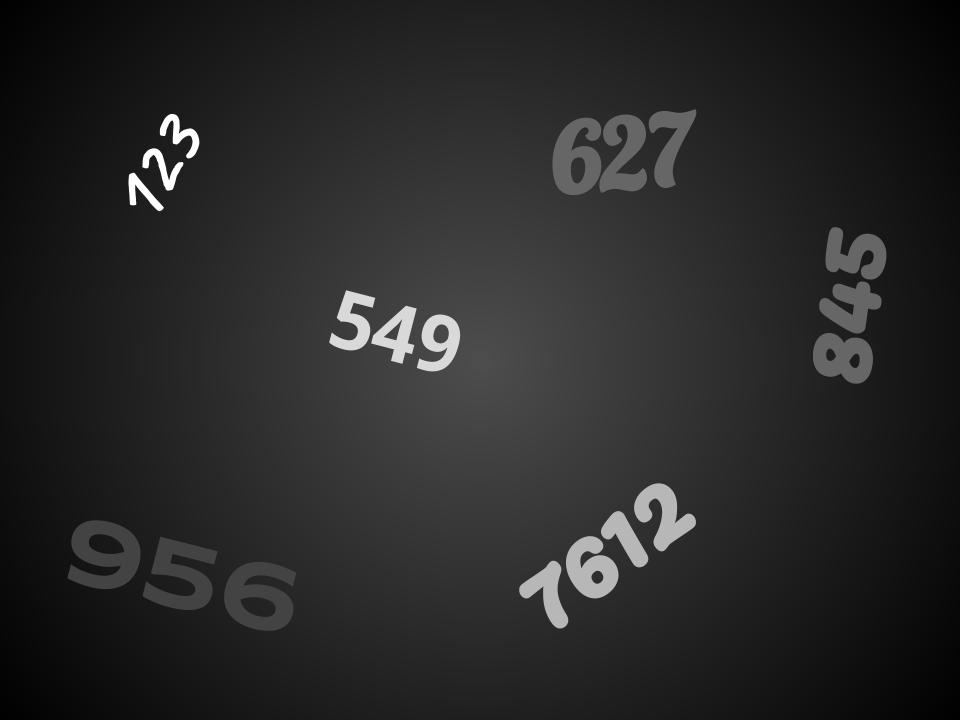
#> input picture Assignment_1/numbers.jpg, 960 x 720 px; the run also reads 1 picture not shown here
$ jupyter execute --allow-errors Assignment_1.ipynb   (shell and % lines are left out)   (older library calls are emulated)
#> lines starting #> are read from the running program, lines starting #| are printed output that depends on the picture; after the words box and inside, x2 and y2 are one past the last pixel; in counts of white or black regions, pixels touching at a corner belong together; long printed decimals are rounded
## Import

[cell 1]
import numpy as np
import cv2
import matplotlib.pyplot as plt

# 1 - Thresholding

[cell 2]
# load image
image_path = "./numbers.jpg"
img = cv2.imread(image_path)
#> img is the input picture: shape (720, 960, 3); min 0, max 255, mean 40

# convert to grayscale
img_gray = cv2.cvtColor(img, cv2.COLOR_BGR2GRAY)
ret, img_thresh1 = cv2.threshold(img_gray, 55, 255, cv2.THRESH_BINARY)
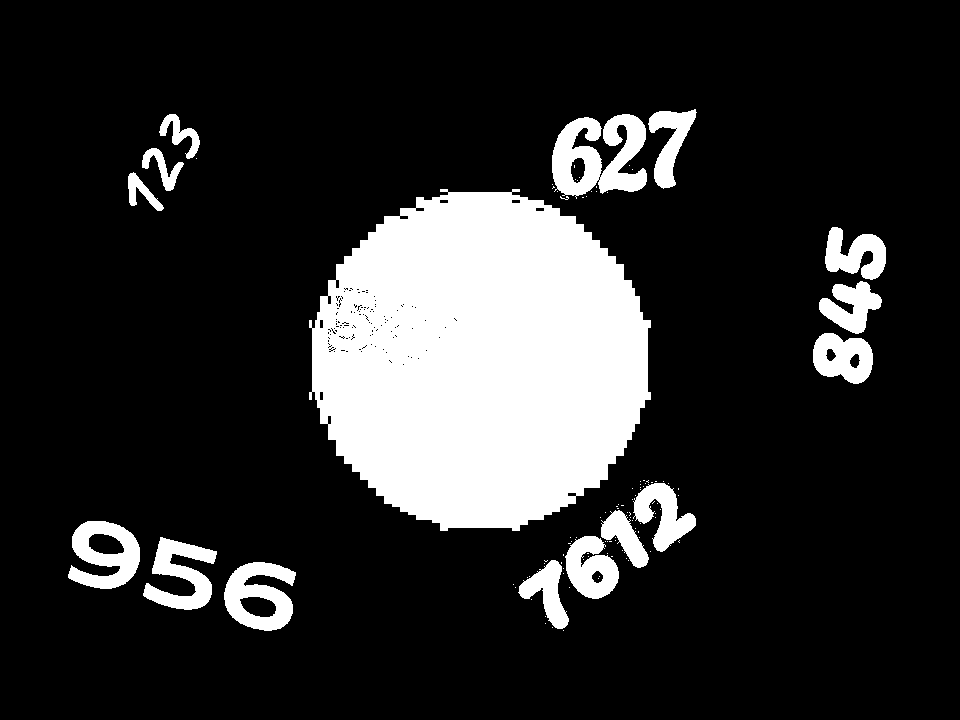
#> img_thresh1: shape (720, 960); 17.4% white; 106 white regions (90 under 20 px), largest, box (x1, y1, x2, y2) and area: (309, 189, 651, 531) 89499, (552, 114, 647, 199) 4962, (224, 562, 296, 631) 2953
ret, img_thresh2 = cv2.threshold(img_gray, 90, 255, cv2.THRESH_BINARY)
#> img_thresh2: shape (720, 960); 3.5% white; 16 white regions, largest, box (x1, y1, x2, y2) and area: (553, 118, 601, 195) 2326, (566, 536, 619, 599) 2133, (600, 115, 647, 192) 2030
ret, img_thresh3 = cv2.threshold(img_gray, 150, 255, cv2.THRESH_BINARY)
#> img_thresh3: shape (720, 960); 1.7% white; 10 white regions, largest, box (x1, y1, x2, y2) and area: (566, 536, 618, 598) 1998, (634, 484, 696, 551) 1880, (520, 561, 568, 628) 1397
ret, img_thresh4 = cv2.threshold(img_gray, 200, 255, cv2.THRESH_BINARY)
#> img_thresh4: shape (720, 960); 0.73% white; 25 white regions (19 under 20 px), largest, box (x1, y1, x2, y2) and area: (417, 315, 460, 371) 1217, (330, 291, 375, 350) 1151, (372, 306, 416, 363) 1121, (160, 114, 199, 158) 561, (143, 149, 183, 190) 524, (129, 173, 163, 211) 441

# display images
plt.figure(figsize=(20, 20))
plt.subplot(531), plt.imshow(img_gray, cmap="gray")
plt.title("Original"), plt.xticks([]), plt.yticks([])

plt.subplot(532),plt.imshow(img_thresh1, cmap="gray")
plt.title("Threshold = 55"), plt.xticks([]), plt.yticks([])

plt.subplot(533),plt.imshow(img_thresh2, cmap="gray")
plt.title("Threshold = 90"), plt.xticks([]), plt.yticks([])

plt.subplot(534),plt.imshow(img_thresh3, cmap="gray")
plt.title("Threshold = 150"), plt.xticks([]), plt.yticks([])

plt.subplot(535),plt.imshow(img_thresh4, cmap="gray")
plt.title("Threshold = 200"), plt.xticks([]), plt.yticks([])
plt.show()

With a threshold of 50, #549 is not visible in this image because its intensity is above the threshold and the intensity of pixels around it is also above the threshold so it is not segmentated.

With a threshold of 90, #956 is not visible in this image because its intensity is below the threshold and the intensity of pixels around it is also below the threshold so it is not segmentated.

With a threshold of 155, #956, #627 and #845 are not visible in this image because their pixel intensity are below the threshold and the intensity of pixels around it is also below the threshold so it is not segmentated.

With a threshold of 200, #129 and #549 only are segmented. There are still some black spots but the numbers are clear.

# 2 - Filtering

## 2.1 Denoising

### 2.1.1 White Gaussian Noise

[cell 3]
image_path_noisy = "./Circles_gauss.png"
image_path_clean = "./Circles.png"

img_clean = cv2.imread(image_path_clean,cv2.IMREAD_GRAYSCALE)
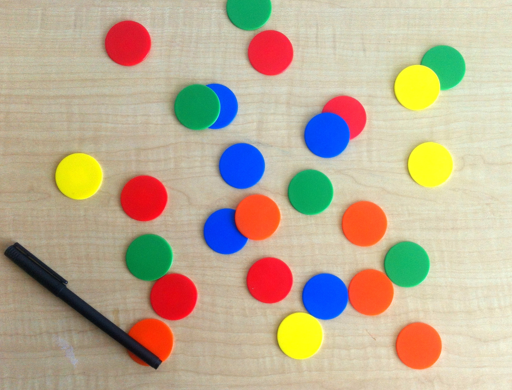
#> input picture Assignment_1/Circles.png, 512 x 390 px
#> img_clean: shape (390, 512); min 9, max 247, mean 174
img_noisy = cv2.imread(image_path_noisy,cv2.IMREAD_GRAYSCALE)
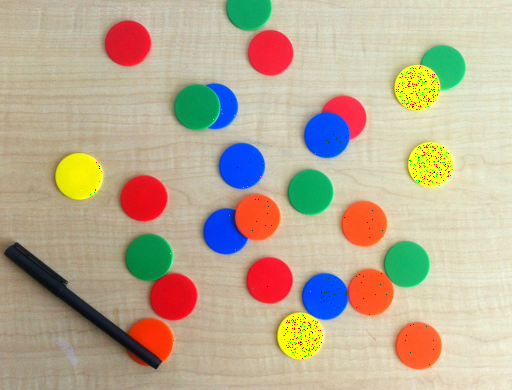
#> input picture Assignment_1/Circles_gauss.png, 512 x 390 px
#> img_noisy: shape (390, 512); min 1, max 255, mean 173.1
plt.imshow(img_clean, cmap="gray")
plt.title("Original"), plt.xticks([]), plt.yticks([])
plt.show()

def WhiteGauss(filterSize):

    # filter image using Gaussian
#> called with filterSize = 5
    gaus = cv2.GaussianBlur(img_noisy, (filterSize,filterSize), 0)

    # filter image using blur
    blur = cv2.blur(img_noisy, (filterSize,filterSize))


    # plot
    plt.figure(figsize=(20, 20))
    plt.subplot(121),plt.imshow(gaus, cmap="gray")
    plt.title("%i x %i Gaussian filter"%(filterSize,filterSize) ), plt.xticks([]), plt.yticks([])

    plt.subplot(122), plt.imshow(blur, cmap="gray")
    plt.title("%i x %i Box filter"%(filterSize,filterSize) ), plt.xticks([]), plt.yticks([])


    plt.show()

    print("\nPSNR with ", filterSize, "x", filterSize)
    print('Gaussian vs Clean: ', cv2.PSNR(img_clean, gaus))
#| Gaussian vs Clean:  34.459
    print('Blur vs Clean:     ', cv2.PSNR(img_clean, blur))
#| Blur vs Clean:      32.647

    return;

WhiteGauss(5)
WhiteGauss(9)
#| Gaussian vs Clean:  32.511
#| Blur vs Clean:      29.701
WhiteGauss(13)
#| Gaussian vs Clean:  30.991
#| Blur vs Clean:      27.763

2.1.3 The gaussian filter does a better job in retaining the edges. The gaussian filter gives a superior result than the box filter since the PSNR is higher.

2.1.4 The PSNR decreases when the filter size increases so the image quality decreases when the filter size increases.

### 2.1.5 Salt and Pepper Noise

[cell 4]
image_path_clean = "./Circles.png"
img_clean = cv2.imread(image_path_clean, cv2.IMREAD_GRAYSCALE)
image_path_noisy = "./Circles_sp.png"
img_noisy = cv2.imread(image_path_noisy, cv2.IMREAD_GRAYSCALE)
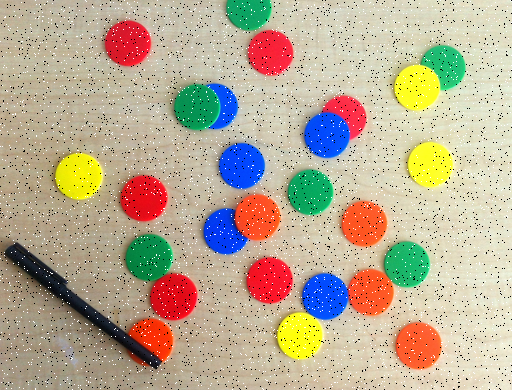
#> input picture Assignment_1/Circles_sp.png, 512 x 390 px
#> img_noisy: shape (390, 512); min 0, max 255, mean 172.2

def SaltAndPepper(filterSize):
    # filter image using Gaussian
#> called with filterSize = 5
    gaus = cv2.GaussianBlur(img_noisy, (filterSize,filterSize), 0)
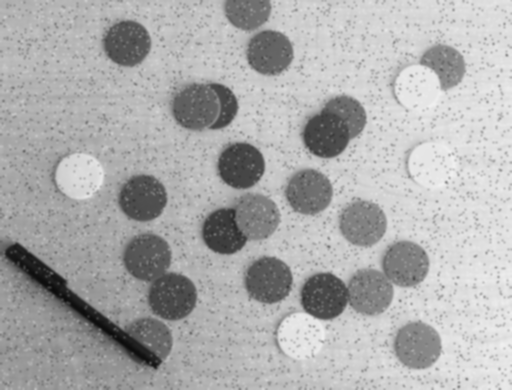
#> gaus: shape (390, 512); min 11, max 240, mean 172.2

    # filter image using 5x5 median filter
    median = cv2.medianBlur(img_noisy, filterSize)

    # plot
    plt.figure(figsize=(20, 20))
    plt.subplot(121),plt.imshow(gaus, cmap="gray")
    plt.title("%i x %i Gaussian filter"%(filterSize,filterSize) ), plt.xticks([]), plt.yticks([])

    plt.subplot(122),plt.imshow(median, cmap="gray")
    plt.title("%i x %i Median filter"%(filterSize,filterSize) ), plt.xticks([]), plt.yticks([])

    plt.show()

    print("\nPSNR with ", filterSize, "x", filterSize)
    print('Gaussian vs Clean: ', cv2.PSNR(img_clean, gaus))
#| Gaussian vs Clean:  28.964
    print('Median vs Clean:     ', cv2.PSNR(img_clean, median))
#| Median vs Clean:      37.326

    return;


SaltAndPepper(5)
SaltAndPepper(9)
#| Gaussian vs Clean:  30.308
#| Median vs Clean:      34.606
SaltAndPepper(13)
#| Gaussian vs Clean:  29.892
#| Median vs Clean:      32.557

2.1.7 The median filter gives better result since the PSNR is always higher than the Gaussian filter.
2.1.8 The salt and pepper noise decreases when the size of the median filter increases. There is a slight reduction of salt and pepper noise when increasing the Gaussian filter size but s&p noise is still very noticeable so the gaussian filter is not a good filter to remove s&p noise.

## 2.2 Sharpening

[cell 5]
image_path = "rice.png"

img = cv2.imread(image_path, cv2.IMREAD_GRAYSCALE)
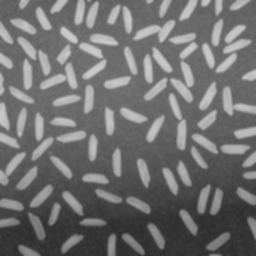
#> input picture Assignment_1/rice.png, 256 x 256 px
#> img is the input picture: shape (256, 256); min 44, max 204, mean 111.2
#img = cv2.cvtColor(img, cv2.COLOR_BGR2GRAY)

# filter image using blur
blur = cv2.blur(img, (7,7))
#> blur: shape (256, 256)

# filter image using Gaussian
gaus = cv2.GaussianBlur(img, (7,7), 0)
#> gaus: shape (256, 256)

def SharpenImage(Image):
    img_d = img - Image
    img_s = img + img_d
    return img_s

# plot
plt.figure(figsize=(20, 20))
plt.subplot(131), plt.imshow(img, cmap="gray")
plt.title("Original Image" ), plt.xticks([]), plt.yticks([])

plt.subplot(132),plt.imshow(SharpenImage(blur), cmap="gray")
plt.title("Sharpened image with box filter" ), plt.xticks([]), plt.yticks([])

plt.subplot(133),plt.imshow(SharpenImage(gaus), cmap="gray")
#> in SharpenImage (call 2), `img_d = img - Image`:
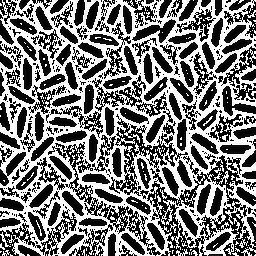
#> img_d: shape (256, 256); min 0, max 255, mean 121.7
plt.title("Sharpened image with gaussian filter"), plt.xticks([]), plt.yticks([])
plt.show()

2.2.2  In the previous section, we saw that the gaussian filter gives better results than the box filter when comparing the PSNR. Therefore the gaussian filter provides better result when used for sharpening.

# 3 - Edge detection

## 3.1 Sobel edge detector

### 3.1.1 Effect of sharpening on edge detection

[cell 6]
image_path = "rice.png"

img = cv2.imread(image_path, cv2.IMREAD_GRAYSCALE)
# apply 5x5 Sobel filters to the intensity channel
sobel_og_x = cv2.Sobel(img,cv2.CV_64F, 1, 0, ksize=5)
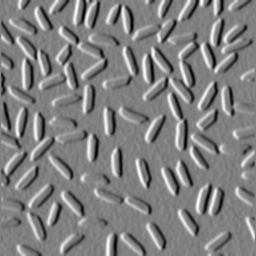
#> sobel_og_x: shape (256, 256) float64; min -3433, max 3375, mean -7.6; drawn with min black and max white
sobel_og_y = cv2.Sobel(img,cv2.CV_64F, 0, 1, ksize=5)
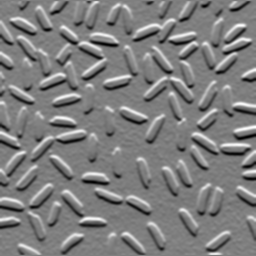
#> sobel_og_y: shape (256, 256) float64; min -3389, max 3400, mean -31.8; drawn with min black and max white
sobel_blur_x = cv2.Sobel(SharpenImage(blur), cv2.CV_64F, 1, 0, ksize=5)
sobel_blur_y = cv2.Sobel(SharpenImage(blur), cv2.CV_64F, 0, 1, ksize=5)
sobel_gaus_x = cv2.Sobel(SharpenImage(gaus), cv2.CV_64F, 1, 0, ksize=5)
sobel_gaus_y = cv2.Sobel(SharpenImage(gaus), cv2.CV_64F, 0, 1, ksize=5)


# compute sobel Magnitude
og_m = cv2.magnitude(sobel_og_x, sobel_og_y)
blur_m = cv2.magnitude(sobel_blur_x, sobel_blur_y)
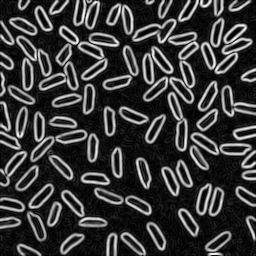
#> blur_m: shape (256, 256) float64; min 0, max 5665.6, mean 1282.8; drawn with min black and max white
gaus_m = cv2.magnitude(sobel_gaus_x, sobel_gaus_y)

# Threshold
ret, og_m_200 = cv2.threshold(og_m , 200, 255, cv2.THRESH_BINARY)
ret, og_m_800 = cv2.threshold(og_m , 800, 255, cv2.THRESH_BINARY)
ret, blur_m_200 = cv2.threshold(blur_m , 200, 255, cv2.THRESH_BINARY)
ret, blur_m_800 = cv2.threshold(blur_m , 800, 255, cv2.THRESH_BINARY)
ret, gaus_m_200 = cv2.threshold(gaus_m , 200, 255, cv2.THRESH_BINARY)
ret, gaus_m_800 = cv2.threshold(gaus_m , 800, 255, cv2.THRESH_BINARY)


# plot
plt.figure(figsize=(20, 20))
plt.subplot(121), plt.imshow(sobel_og_x, cmap="gray")
plt.title("Original Image with Sobel edge detector X"), plt.xticks([]), plt.yticks([])
plt.subplot(122), plt.imshow(sobel_og_y , cmap="gray")
plt.title("Original Image with Sobel edge detector Y"), plt.xticks([]), plt.yticks([])


plt.figure(figsize=(20, 20))
plt.subplot(121), plt.imshow(sobel_blur_x, cmap="gray")
plt.title("Sharpened image with blur filter with Sobel edge detector X"), plt.xticks([]), plt.yticks([])
plt.subplot(122), plt.imshow(sobel_blur_y , cmap="gray")
plt.title("Sharpened image with blur filter with Sobel edge detector Y"), plt.xticks([]), plt.yticks([])

plt.figure(figsize=(20, 20))
plt.subplot(121), plt.imshow(sobel_gaus_x, cmap="gray")
plt.title("Sharpened image with gaus filter with Sobel edge detector X"), plt.xticks([]), plt.yticks([])
plt.subplot(122), plt.imshow(sobel_gaus_y , cmap="gray")
plt.title("Sharpened image with gaus filter with Sobel edge detector Y"), plt.xticks([]), plt.yticks([])


plt.figure(figsize=(20, 20))
plt.subplot(121), plt.imshow(og_m_200, cmap="gray")
plt.title("Original, magnitude th = 200"), plt.xticks([]), plt.yticks([])
plt.subplot(122), plt.imshow(og_m_800 , cmap="gray")
plt.title("Original, magnitude th = 800"), plt.xticks([]), plt.yticks([])


plt.figure(figsize=(20, 20))
plt.subplot(121), plt.imshow(blur_m_200, cmap="gray")
plt.title("Blur, magnitude th = 200"), plt.xticks([]), plt.yticks([])
plt.subplot(122), plt.imshow(blur_m_800 , cmap="gray")
plt.title("Blur, magnitude th = 800"), plt.xticks([]), plt.yticks([])


plt.figure(figsize=(20, 20))
plt.subplot(121), plt.imshow(gaus_m_200, cmap="gray")
plt.title("Gauss, magnitude th = 200"), plt.xticks([]), plt.yticks([])
plt.subplot(122), plt.imshow(gaus_m_800 , cmap="gray")
plt.title("Gauss, magnitude th = 800"), plt.xticks([]), plt.yticks([])


plt.show()
